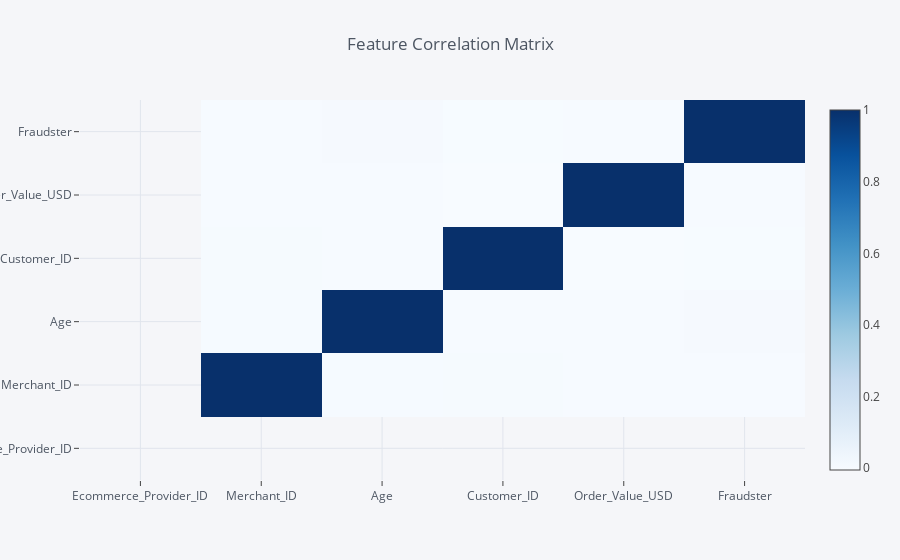

Notebook source saved alongside this figure:
### Code cell
new_train.corr().iplot(kind='heatmap',colorscale="Blues",title="Feature Correlation Matrix")

### Figure 1 — Plotly figure (JSON) as saved in the notebook; plotly's stock layout.template omitted (floating-point values rounded to 4 significant figures)
{"data": [{"colorscale": [[0, "rgb(247,251,255)"], [0.125, "rgb(222,235,247)"], [0.25, "rgb(198,219,239)"], [0.375, "rgb(158,202,225)"], [0.5, "rgb(107,174,214)"], [0.625, "rgb(66,146,198)"], [0.75, "rgb(33,113,181)"], [0.875, "rgb(8,81,156)"], [1, "rgb(8,48,107)"]], "type": "heatmap", "uid": "a44f675c-1706-4f7b-8b4b-ade20b171d27", "x": ["Ecommerce_Provider_ID", "Merchant_ID", "Age", "Customer_ID", "Order_Value_USD", "Fraudster"], "y": ["Ecommerce_Provider_ID", "Merchant_ID", "Age", "Customer_ID", "Order_Value_USD", "Fraudster"], "z": [[null, null, null, null, null, null], [null, 1, 0.002754, 0.00379, -0.0002851, 0.001266], [null, 0.002754, 1, 0.001322, 6.595e-05, 0.007295], [null, 0.00379, 0.001322, 1, -0.004915, -0.001827], [null, -0.0002851, 6.595e-05, -0.004915, 1, 0.001117], [null, 0.001266, 0.007295, -0.001827, 0.001117, 1]], "zmax": null, "zmin": null}], "layout": {"legend": {"bgcolor": "#F5F6F9", "font": {"color": "#4D5663"}}, "paper_bgcolor": "#F5F6F9", "plot_bgcolor": "#F5F6F9", "title": {"font": {"color": "#4D5663"}, "text": "Feature Correlation Matrix"}, "xaxis": {"gridcolor": "#E1E5ED", "showgrid": true, "tickfont": {"color": "#4D5663"}, "title": {"font": {"color": "#4D5663"}, "text": ""}, "zerolinecolor": "#E1E5ED"}, "yaxis": {"gridcolor": "#E1E5ED", "showgrid": true, "tickfont": {"color": "#4D5663"}, "title": {"font": {"color": "#4D5663"}, "text": ""}, "zerolinecolor": "#E1E5ED"}}}
